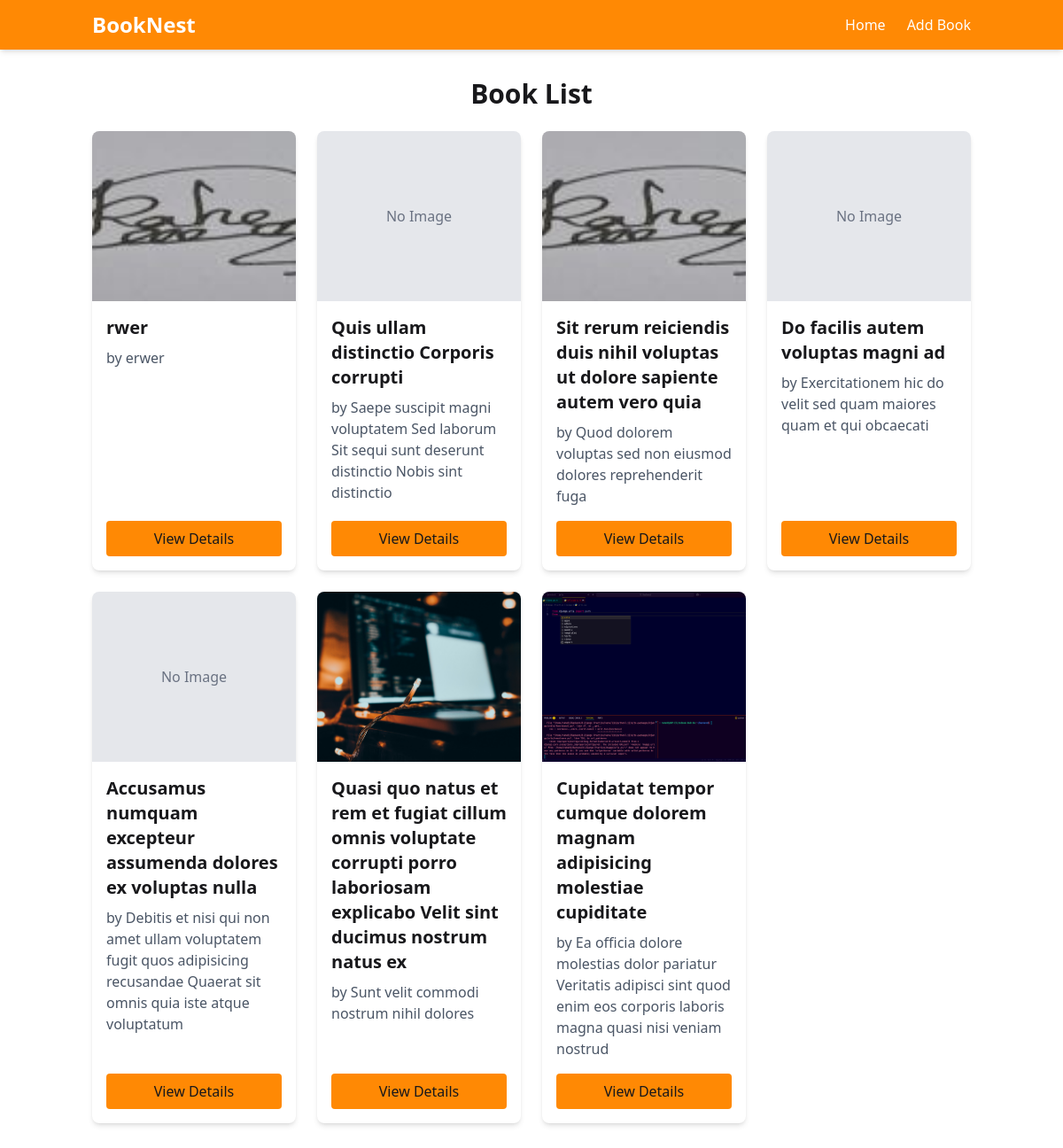
/books/, run on an earlier commit of the app's database.
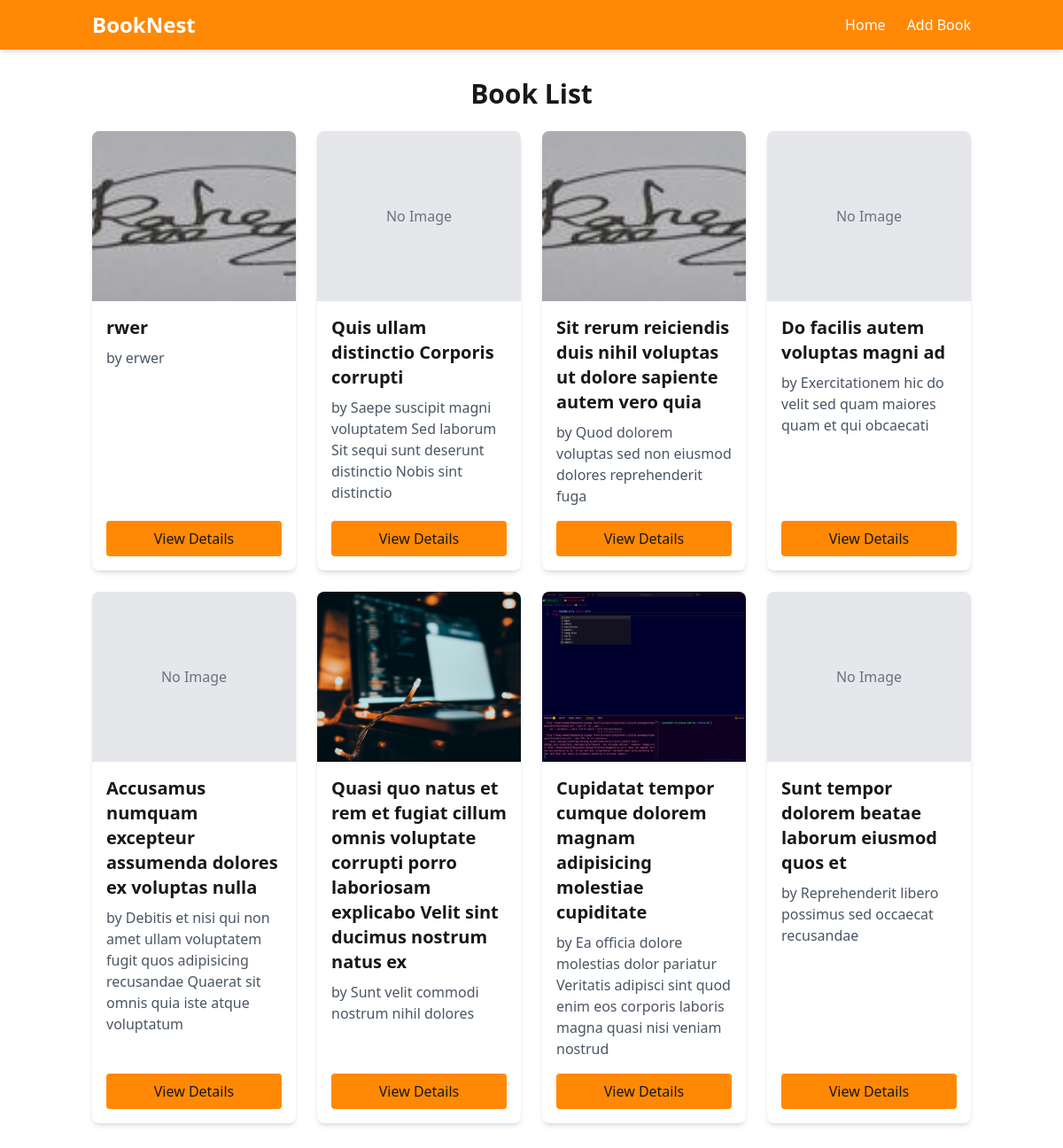
And on a later commit of the database.
### book/models.py (models this page shows, shortened)
class Book(models.Model):
    title = models.CharField(max_length=255)
    author = models.CharField(max_length=255)
    description = models.TextField()
    published_date = models.DateField()
    isbn = models.CharField(max_length=13, unique=True)
    pages = models.IntegerField()
    cover_image = models.FileField(upload_to='cover_images/', null=True, blank=True)
    language = models.CharField(max_length=30)
    created_at = models.DateTimeField(auto_now_add=True)
    updated_at = models.DateTimeField(auto_now=True)

### book/views.py (the view)
# urls.py: path('books/', views.books, name='books'),
def books(request):
    all_books = Book.objects.all()
    return render(request, 'book/books.html' , {'books': all_books})

### book/templates/book/books.html (shortened to what this page needs)
{% extends "book/base.html" %}
{% block content %}
<div class="container mx-auto px-4 py-8">
    <h1 class="text-3xl font-bold mb-6 text-center">Book List</h1>
    <div class="grid grid-cols-1 sm:grid-cols-2 md:grid-cols-3 lg:grid-cols-4 gap-6">
     {% for book in books %}
<div class="bg-white rounded-lg shadow-md overflow-hidden flex flex-col h-full">
    {% if book.cover_image %}
        <img src="{{ book.cover_image.url }}" alt="{{ book.title }}" class="w-full h-48 object-cover">
    {% else %}
        <div class="w-full h-48 bg-gray-200 flex items-center justify-center text-gray-500">
            No Image
        </div>
    {% endif %}
    <div class="p-4 flex-1 flex flex-col">
        <h2 class="text-xl font-semibold mb-2">{{ book.title }}</h2>
        <p class="text-gray-600 mb-4">by {{ book.author }}</p>
       <button class=" mt-auto bg-orange-400 p-2 rounded"> <a href="{% url 'bookdetail' book.id %}">View Details</a></button>
    </div>
</div>
{% endfor %}
    </div>
</div>
{% endblock %}

What changed in the data, as far as the page shows it:
added Book: cover_image "No Image", title "Sunt tempor dolorem beatae laborum eiusmod quos et", author "Reprehenderit libero possimus sed occaecat recusandae"
